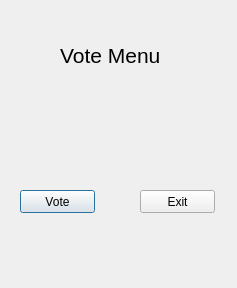
<?xml version="1.0" encoding="UTF-8"?>
<ui version="4.0">
 <class>Vote_Menu</class>
 <widget class="QDialog" name="Vote_Menu">
  <property name="geometry">
   <rect>
    <x>0</x>
    <y>0</y>
    <width>237</width>
    <height>288</height>
   </rect>
  </property>
  <property name="windowTitle">
   <string>Vote Menu</string>
  </property>
  <widget class="QPushButton" name="Vote_Button">
   <property name="geometry">
    <rect>
     <x>20</x>
     <y>190</y>
     <width>75</width>
     <height>23</height>
    </rect>
   </property>
   <property name="text">
    <string>Vote</string>
   </property>
  </widget>
  <widget class="QPushButton" name="Exit_Button">
   <property name="geometry">
    <rect>
     <x>140</x>
     <y>190</y>
     <width>75</width>
     <height>23</height>
    </rect>
   </property>
   <property name="text">
    <string>Exit</string>
   </property>
  </widget>
  <widget class="QLabel" name="Vote_Menu_label">
   <property name="geometry">
    <rect>
     <x>60</x>
     <y>20</y>
     <width>111</width>
     <height>71</height>
    </rect>
   </property>
   <property name="text">
    <string>&lt;html&gt;&lt;head/&gt;&lt;body&gt;&lt;p&gt;&lt;span style=&quot; font-size:16pt;&quot;&gt;Vote Menu&lt;/span&gt;&lt;/p&gt;&lt;/body&gt;&lt;/html&gt;</string>
   </property>
  </widget>
 </widget>
 <resources/>
 <connections/>
</ui>
